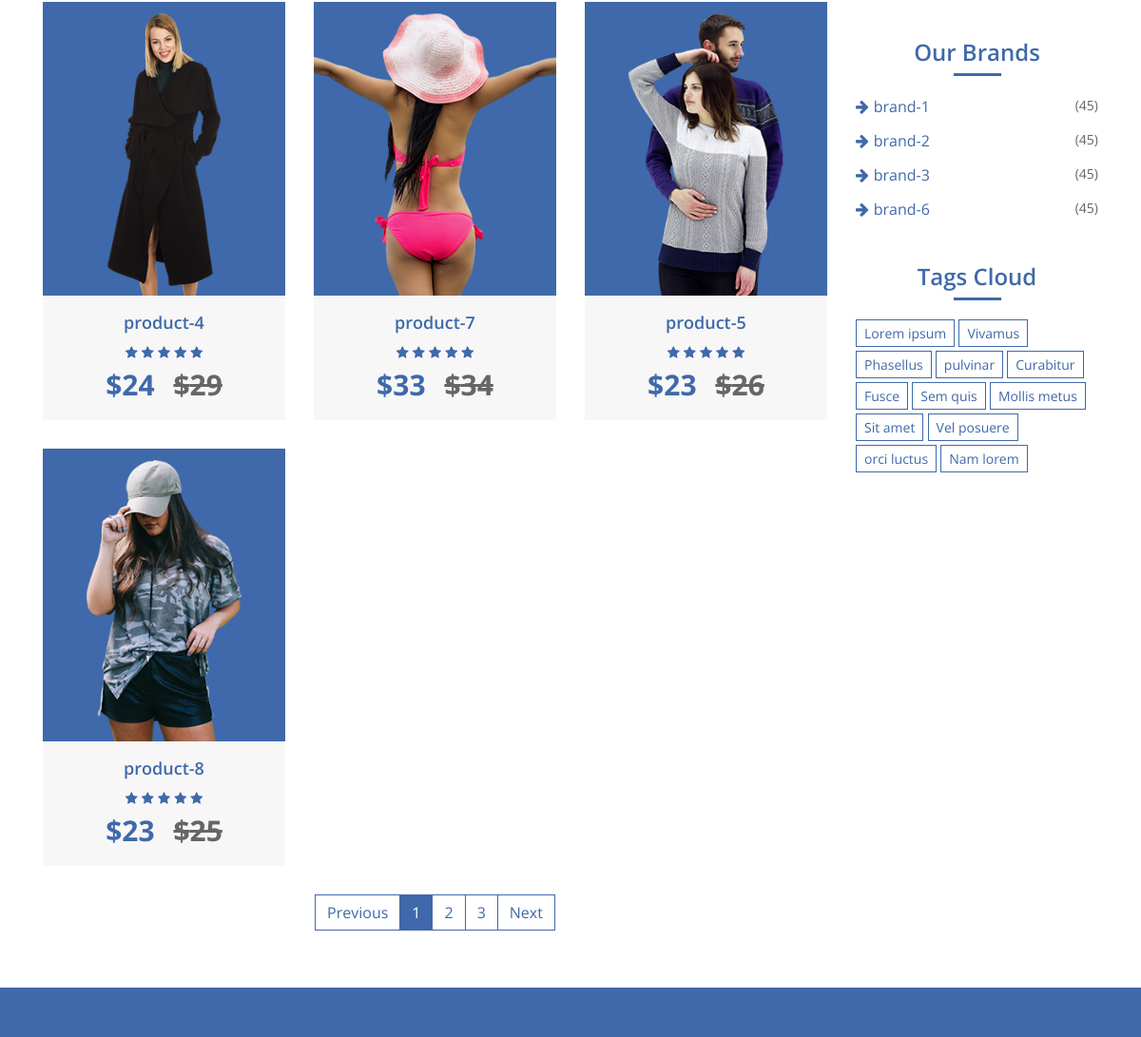
Before: /category/Trending (middle part) with the older database file.
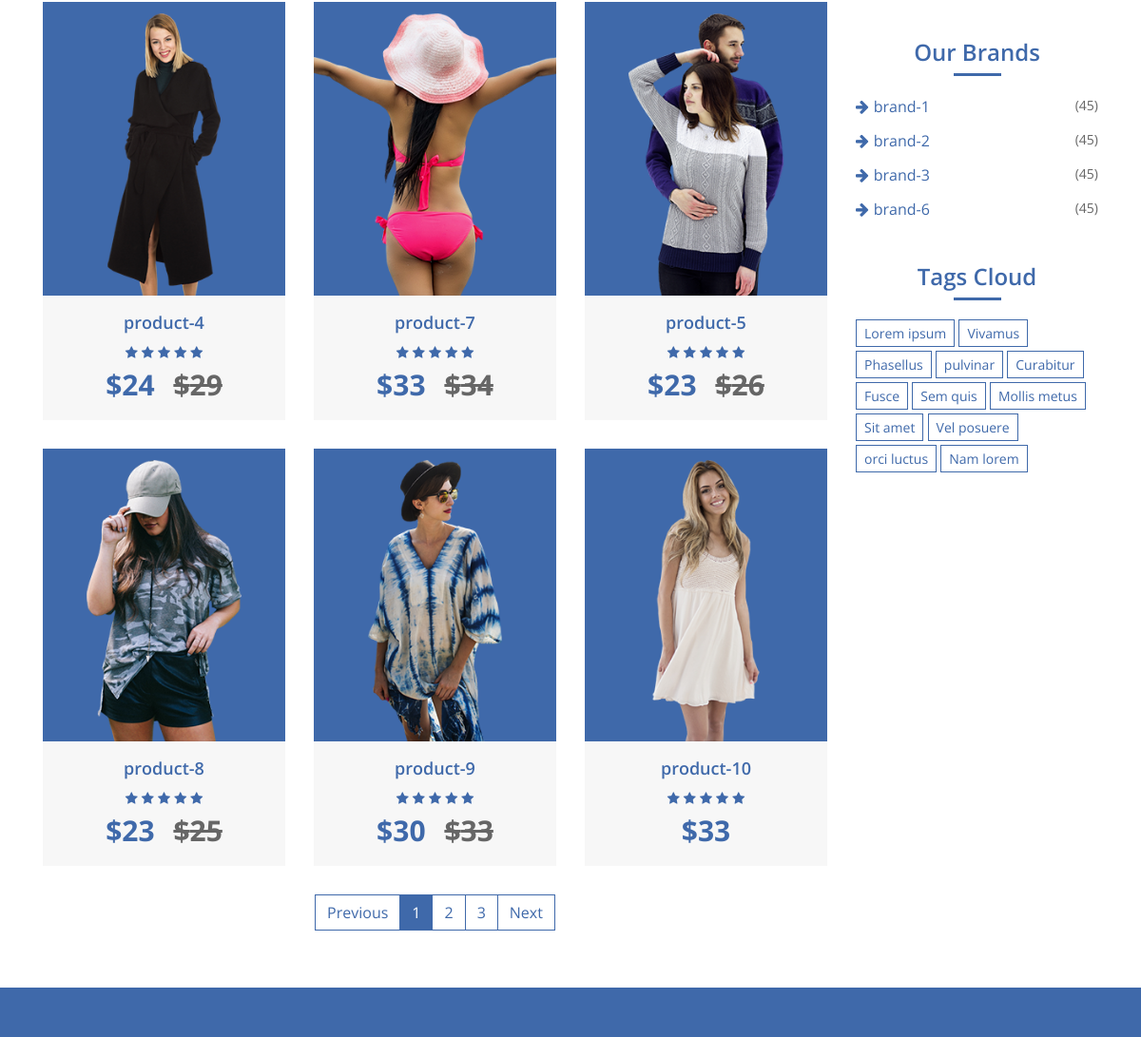
After: the same page with the newer database file.
### home/models.py (models this page shows, shortened)
class Product(models.Model):
    name = models.CharField(max_length=300)
    slug = models.CharField(max_length=500, unique=True)
    image = models.ImageField(upload_to='media')
    price = models.IntegerField()
    discounted_price = models.IntegerField(default=0)
    description = models.TextField(blank=True)
    specification = models.TextField(blank=True)
    category = models.ForeignKey(Category, on_delete=models.CASCADE)
    subcategory = models.ForeignKey(SubCategory, on_delete=models.CASCADE)
    brand = models.ForeignKey(Brand, on_delete=models.CASCADE)
    labels = models.CharField(choices=LABELS, max_length=50)
    stock = models.CharField(choices=STOCK, max_length=50)

class Brand(models.Model):
    name = models.CharField(max_length=500)
    image = models.ImageField(upload_to='media')
    rank = models.IntegerField(unique=True)
    slug = models.CharField(max_length=500, unique=True)

### home/views.py (the view)
# urls.py: path('category/<slug>', CategoryView.as_view(), name='category'),
class CategoryView(BaseView):
    def get(self,request,slug):
        self.views
        ids = Category.objects.get(slug = slug).id
        self.views['catproducts'] = Product.objects.filter(category_id = ids)
        return render(request, 'category.html', self.views)

### templates/category.html (shortened to what the changed rows need)
{% extends 'base.html' %}
{% load static %}
{% block content %}
        <div class="product-view">
            <div class="container">
                <div class="row">
                    <div class="col-md-9">
                        <div class="row">
                            {% for cat in catproducts %}
                            <div class="col-lg-4">
                                <div class="product-item">
                                    <div class="product-image">
                                        <a href="product-detail.html">
                                            <img src="{{cat.image.url}}" alt="Product Image">
                                        </a>
                                    </div>
                                    <div class="product-content">
                                        <div class="title"><a href="#">{{cat.name}}</a></div>
                                        <div class="ratting">
                                            <i class="fa fa-star"></i>
                                            <i class="fa fa-star"></i>
                                            <i class="fa fa-star"></i>
                                            <i class="fa fa-star"></i>
                                            <i class="fa fa-star"></i>
                                        </div>
                                        <div class="price">
                                            {% if cat.discounted_price > 0 %}
                                            ${{cat.discounted_price}} <span>${{cat.price}}</span>
                                            {% else %}
                                            ${{cat.price}}
                                            {% endif %}
                                        </div>
                                    </div>
                                </div>
                            </div>
                            {% endfor %}
                        </div>
                    </div>
                    <div class="col-md-3">
                        <div class="sidebar-widget brands">
                            <h2 class="title">Our Brands</h2>
                            <ul>
                                {% for brand in brands %}
                                <li><a href="#">{{brand.name}} </a><span>(45)</span></li>
                                {% endfor %}
                            </ul>
                        </div>
                        <div class="sidebar-widget tag">
                            <h2 class="title">Tags Cloud</h2>
                        </div>
                    </div>
                </div>
            </div>
        </div>
{% endblock %}

Changed rows visible on the page:
added Product: image (picture), name "product-9", discounted_price "30", price "33"
added Product: image (picture), name "product-10", price "33"
